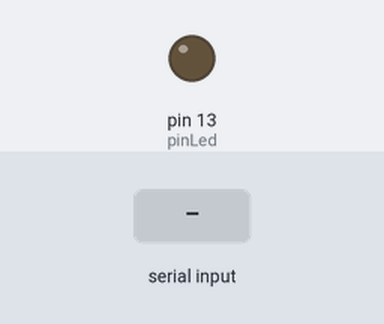
A sketch run on a simulated Arduino Uno, built with avr-gcc and run on an emulated ATmega328P. Shown: output pins drawn as LEDs (lit = HIGH). The inputs (shaded band) are chosen by the test bench.

Above: at 1.2 s.
1.3 s: "c" received over Serial
At 1.6 s:
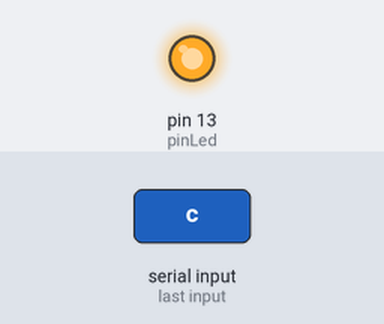
2.8 s: "p" received over Serial
At 4.0 s:
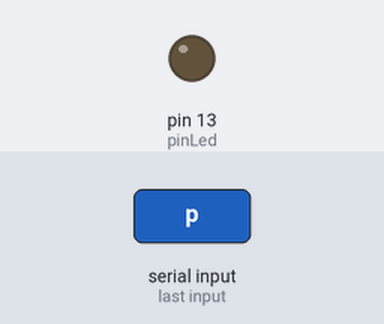
Timing chart, 0 to 5.8 s (numbered marks = the images above; inputs shaded):
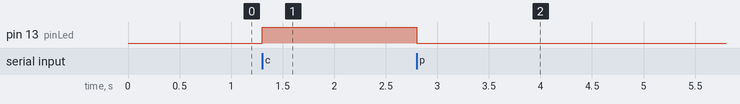

Measured:
- after the input at 1.3 s, pin 13 (pinLed): LOW → HIGH at once
- after the input at 2.8 s, pin 13 (pinLed): HIGH → LOW at once

The sketch:

serialentre2arduinos_arduino2.ino
```cpp
// Código 7 - Serial entre 2 arduínos - Arduino 2

const int pinLed = 13;

void setup() {
  pinMode(pinLed,OUTPUT);
  Serial.begin(9600);
}

void loop() {
if (Serial.available())
   {
   char c=Serial.read();
   if (c=='c')
      digitalWrite(pinLed,HIGH);
   else if (c=='p')
      digitalWrite(pinLed,LOW);
   }
}
```
